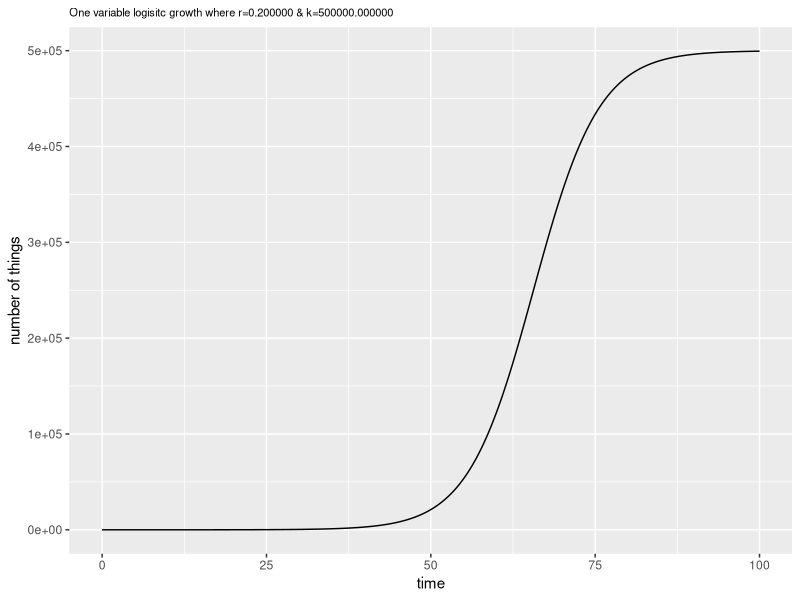

This chart was generated by the following R code:
#The point of this file is to get logistic growth implemented
#as well as get a real ODE solver up and running (deSolve)

#install.packages("deSolve")
#install.packages("ggplot2")
#install.packages("reshape2")

ptm <- proc.time() #timing

library("deSolve") #ode solver
library("ggplot2") #good data vis.
library("reshape2") #data.frame reshaping

ONE_VAR <- TRUE
TWO_VAR <- FALSE
MULTI_VAR <- FALSE

cbbPalette <- c("#000000", "#E69F00", "#56B4E9",
                "#009E73", "#F0E442", "#0072B2",
                "#D55E00", "#CC79A7") #colorblind friendly colors

#setwd("~/Desktop/CobeyLab/bcell_id_pop_model/Code/basic_implementations")

if (ONE_VAR == TRUE) {
  r <- 0.2
  k <- 500000
  N <- 1
  
  simple_model_params <- c(r = r, k = k)
  simple_state_val <- c(N = N)
  time <- seq(0,100,0.1)
  
  simple_log_growth <- function(t, state, params) {
    with(as.list(c(state, params)),{
      dN <- r*N*(1-(N/k))
      list(c(dN))
    })
  }
  
  out <- ode(y = simple_state_val, times = time, func = simple_log_growth, parms = simple_model_params)
  
  header <- sprintf("One variable logisitc growth where r=%f & k=%f",r,k)
  plot <- qplot(out[,'time'],out[,'N'], xlab='time',ylab='number of things', geom='line',
        main = header)
  plot <- plot + theme(plot.title = element_text(size=8))
  print(plot)
}

if (TWO_VAR == TRUE) {
  rs <- c(.1,.2)
  ks <- c(100,100)
  as <- c(0.1,0.2)
  Ns <- c(1,1)
  time <- seq(0,100,0.01)
  
  tv_params <- c(r1=rs[1],r2=rs[2],k1=ks[1],k2=ks[2],a12=as[1],a21=as[2])
  tv_state <- c(N1=Ns[1],N2=Ns[2])
  
  tv_log_compete <- function(time,state,params) {
    with(as.list(c(state, params)),{
      dN1 <- r1*N1*(1-((N1+a12*N2)/k1))
      dN2 <- r2*N2*(1-((N2+a21*N1)/k2))
      list(c(dN1,dN2))
    })
  }
  out <- ode(y=tv_state, times=time, func=tv_log_compete, parms=tv_params)
  
  df <- as.data.frame(out)
  m_df <- melt(df, id=c('time'))
  
  p <- ggplot(m_df, aes(x = time, y = value, color = variable))
  plot <- p + geom_line() + ylab("y") + ggtitle('Two Var. Growth w/ Comp.')
  plot <- plot + scale_color_manual(values=cbbPalette)
  print(plot)
}

if (MULTI_VAR == TRUE) {
  #to increase number of populations, only change params and states
  NUM_VAR = 8
  rs <- c(.11,.12,.13,.14,.15,.16,.17,.18) #r_i's
  ks <- c(100,100,100,100,100,100,100,100) #k_i's
  as <- as.matrix(read.csv("comp_matrix.csv", header=FALSE)) #imports matrix of alpha_ij's
  Ns <- c(1,1,1,1,1,1,1,1) #initial states
  time <- seq(0,100,0.01) #time vector length and granularity
  
  params <- data.frame(rs,ks,as) #each row contains set of params for ODE
  states <- Ns
  
  multivar_log_comp <- function(time,state,params) {
    odes <- rep(NA,NUM_VAR)
    for (i in 1:NUM_VAR) {
      comp_sum <- 0
      for (j in 1:NUM_VAR) { #this is actually faster than an inner product
        comp_sum <- comp_sum + params[i,2+j]*state[j] #because of class forcing
      }
      Ni <- params[i,1]*state[i]*(1-(comp_sum/params[i,2]))
      odes[i] <- Ni
    }
    return(list(odes))
  }
  
  out <- ode(y=states, times=time, func=multivar_log_comp, parms=params)
  
  df <- as.data.frame(out)
  m_df <- melt(df, id=c('time')) #turns ode output into melted data.frame
  
  p <- ggplot(m_df, aes(x = time, y = value, color = variable)) #basic plot
  plot <- p + geom_line() + ylab("y") + ggtitle('Eight Var. Growth w/ Comp.') #labels
  plot <- plot + scale_color_manual(values=cbbPalette) #better colors
  print(plot)
}

ptm2 <- proc.time()

print(ptm2 - ptm) #timing for efficiency
